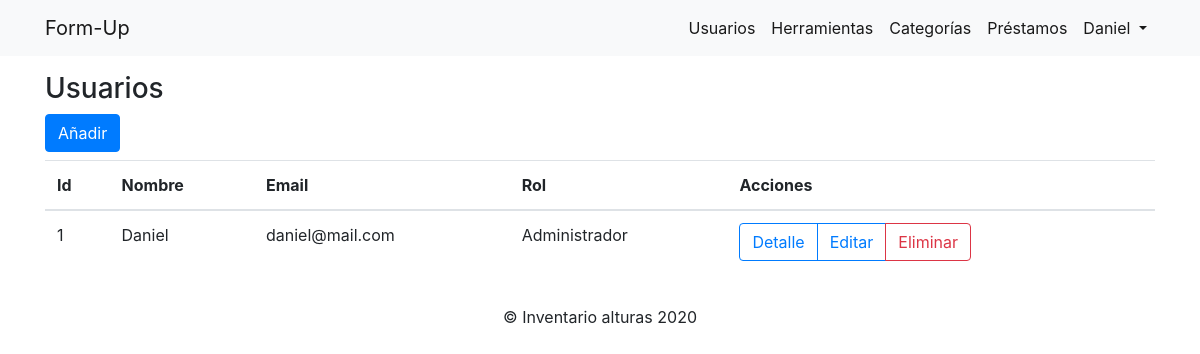
The app's page /index.php?controller=users&action=index (signed in) with its own data.
### tables this page shows
CREATE TABLE `usuarios` (
  `id` int(11) NOT NULL,
  `nombre` varchar(255) NOT NULL,
  `email` varchar(255) NOT NULL,
  `rol_id` int(11) NOT NULL,
  `password` varchar(255) NOT NULL
);

CREATE TABLE `roles` (
  `id` int(11) NOT NULL,
  `nombre` varchar(150) NOT NULL
);

### controllers/UsersController.php (called while the page is built, shortened)
<?php
class UsersController extends BaseController{
    public function index()
    {
        $user_obj  = new User();
        $all_users = $user_obj->getAllUsers();
        require_once 'views/dashboard/users/index.php';
    }
}

### core/Connection.php (called while the page is built, shortened)
<?php
abstract class Connection
{
    public function __construct()
    {
        try
        {
            $this->dbConnection = new PDO(DB_DRIVER . ':host=' . DB_HOST . ';dbname=' . DB_NAME, DB_USER, DB_PASS);
        } catch (PDOException $ex) {
            echo $ex->getMessage();
            die();
        }
    }
}
?>

### models/User.php (called while the page is built, shortened)
<?php
 class User extends BaseModel
 {
    public function getAllUsers()
    {
        try {
            $sql = $this->dbConnection->prepare("SELECT usuarios.*,roles.nombre AS nombre_rol FROM usuarios INNER JOIN roles ON roles.id = usuarios.rol_id");
            $sql->execute();
            $resultSet = null;
            while ($row = $sql->fetch(PDO::FETCH_OBJ)) {
                $resultSet[] = $row;
            }
            return $resultSet;
        } catch (PDOException $ex) {
            echo $ex->getMessage();
            die();
        }
    }
 }

### views/dashboard/users/index.php (the view, shortened to what this page needs)
<?php include_once 'views/layouts/header.php' ?>
<?php include_once 'views/layouts/navbar.php' ?>
<div class="container my-3">
    <div class="row">
        <div class="col">
            <h3>Usuarios</h3>
        </div>
    </div>
    <div class="row">
        <div class="col">
            <?php if($_SESSION['rol_id']==1){?>
            <a href="index.php?controller=users&action=create" class="btn btn-primary mb-2">Añadir</a>
            <?php } ?>
            <table class="table">
                <thead>
                    <tr>
                        <th>Id</th>
                        <th>Nombre</th>
                        <th>Email</th>
                        <th>Rol</th>
                        <th>Acciones</th>
                    </tr>
                </thead>
                <tbody>
                    <?php if(count($all_users)>0){?>
                        <?php foreach($all_users as $row){?>
                            <tr>
                                <td><?php echo $row->id ?></td>
                                <td><?php echo $row->nombre ?></td>
                                <td><?php echo $row->email ?></td>
                                <td><?php echo $row->nombre_rol ?></td>
                                <td>
                                    <div class="btn-group" role="group" aria-label="Basic example">
                                        <a href="index.php?controller=categories&action=detail&id=<?php echo $row->id ?>" class="btn btn-outline-primary">Detalle</a>
                                        <?php if($_SESSION['rol_id']==1){?>
                                            <a href="index.php?controller=categories&action=edit&id=<?php echo $row->id ?>" class="btn btn-outline-primary">Editar</a>
                                            <a href="index.php?controller=categories&action=delete" class="btn btn-outline-danger">Eliminar</a>
                                        <?php } ?>
                                    </div>
                                </td>
                            </tr>
                        <?php }?>
                    <?php }?>
                </tbody>
            </table>
        </div>
    </div>
</div>
<?php include_once 'views/layouts/footer.php' ?>

### records on screen
usuarios: id "1", nombre "Daniel", email "daniel@mail.com", rol.nombre "Administrador"

### other values on screen
$_SESSION['username'] "Daniel"
